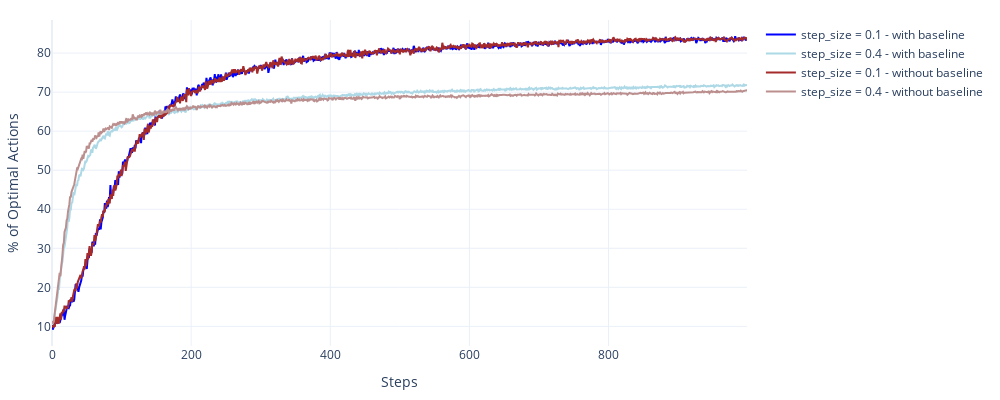

Notebook code for this chart:
### Code cell
colors = ["blue", "lightblue", "brown", "rosybrown"]
descriptions = [
    "step_size = 0.1 - with baseline",
    "step_size = 0.4 - with baseline",
    "step_size = 0.1 - without baseline",
    "step_size = 0.4 - without baseline",
]

fig = go.Figure()
for i, agent in enumerate(agents):
    fig.add_trace(trace=go.Scatter(
        y=optimal_action_pct[i],
        marker=dict(color=colors[i]),
        name=descriptions[i],
    ))

fig.update_xaxes(title_text="Steps")
fig.update_xaxes(title_text="Steps")
fig.update_yaxes(title_text="Average Reward")
fig.update_yaxes(title_text="% of Optimal Actions")
fig.update_layout(
    template="plotly_white",
    margin=dict(l=50, r=30, t=20, b=40),
    width=1000,
    height=400,
)
fig.show()

### Figure 1 — Plotly figure (JSON) as saved in the notebook; plotly's stock layout.template omitted (floating-point values rounded to 4 significant figures; data arrays with more than 128 entries replaced by an {"elided": "..."} marker saying what was removed)
{"data": [{"marker": {"color": "blue"}, "name": "step_size = 0.1 - with baseline", "type": "scatter", "y": {"elided": "1000 float values"}}, {"marker": {"color": "lightblue"}, "name": "step_size = 0.4 - with baseline", "type": "scatter", "y": {"elided": "1000 float values"}}, {"marker": {"color": "brown"}, "name": "step_size = 0.1 - without baseline", "type": "scatter", "y": {"elided": "1000 float values"}}, {"marker": {"color": "rosybrown"}, "name": "step_size = 0.4 - without baseline", "type": "scatter", "y": {"elided": "1000 float values"}}], "layout": {"height": 400, "margin": {"b": 40, "l": 50, "r": 30, "t": 20}, "width": 1000, "xaxis": {"title": {"text": "Steps"}}, "yaxis": {"title": {"text": "% of Optimal Actions"}}}}
